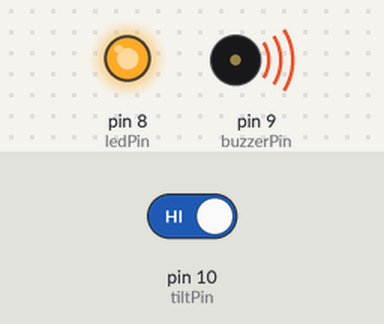
The sketch below on a simulated Arduino Uno, built with avr-gcc and run on an emulated ATmega328P. On the bench: output pins drawn as LEDs (lit = HIGH), buzzer (waves = sounding, pin HIGH). The test bench sets the inputs (shaded band); at power-on: pin 10 (tiltPin) HIGH.

Above: at 1.2 s.
1.3 s: pin 10 (tiltPin) driven LOW
At 1.7 s:
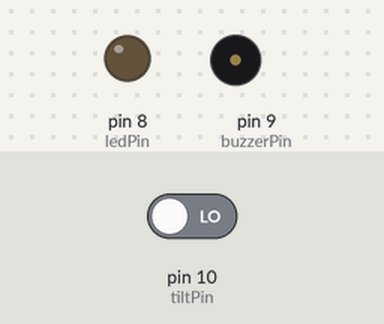
2.8 s: pin 10 (tiltPin) driven HIGH
At 4.1 s:
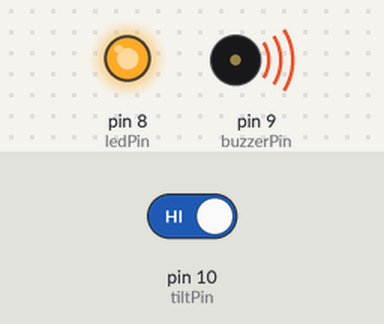
Timing chart, 0 to 5.8 s (numbered marks = the images above; inputs shaded):
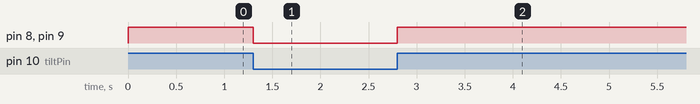

Measured:
- after the input at 1.3 s, pin 8 (ledPin), pin 9 (buzzerPin): HIGH → LOW at once
- after the input at 2.8 s, pin 8 (ledPin), pin 9 (buzzerPin): LOW → HIGH at once

The sketch:

tilt_switch_theft_alarm.ino
```cpp
int ledPin = 8;
int buzzerPin = 9;
int tiltPin = 10;

void setup() {
  pinMode(ledPin, OUTPUT);
  pinMode(buzzerPin, OUTPUT);
  pinMode(tiltPin, INPUT_PULLUP);

  //Make sure LED and buzzer are turned off
  digitalWrite(ledPin, LOW);
  digitalWrite(buzzerPin, LOW);
}

void loop(){

  if(digitalRead(tiltPin) == HIGH){
   digitalWrite(ledPin, HIGH);
   digitalWrite(buzzerPin, HIGH);
  }

  if(digitalRead(tiltPin) == LOW){
    digitalWrite(ledPin, LOW);
    digitalWrite(buzzerPin, LOW);
  }
}
```
